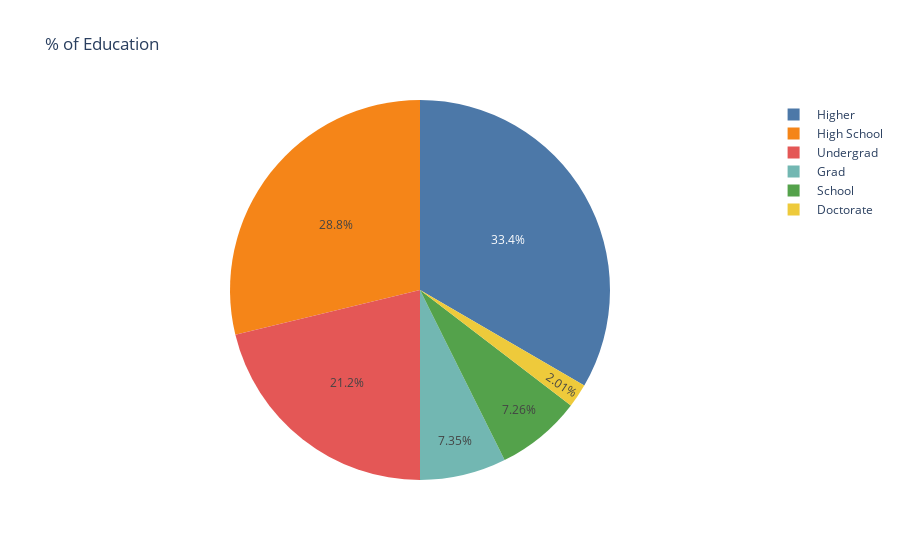

Source (notebook cell):
### Code cell
#Piechart
px.pie(cen,values='Education_num',names='Education',title='% of Education',color_discrete_sequence=px.colors.qualitative.T10)

### Figure 1 — Plotly figure (JSON) as saved in the notebook; plotly's stock layout.template omitted (floating-point values rounded to 4 significant figures; data arrays with more than 128 entries replaced by an {"elided": "..."} marker saying what was removed)
{"data": [{"domain": {"x": [0, 1], "y": [0, 1]}, "hovertemplate": "Education=%{label}<br>Education_num=%{value}<extra></extra>", "labels": {"elided": "32560 str values"}, "legendgroup": "", "name": "", "showlegend": true, "type": "pie", "values": {"elided": "32560 int values"}}], "layout": {"legend": {"tracegroupgap": 0}, "piecolorway": ["#4C78A8", "#F58518", "#E45756", "#72B7B2", "#54A24B", "#EECA3B", "#B279A2", "#FF9DA6", "#9D755D", "#BAB0AC"], "title": {"text": "% of Education"}}}
